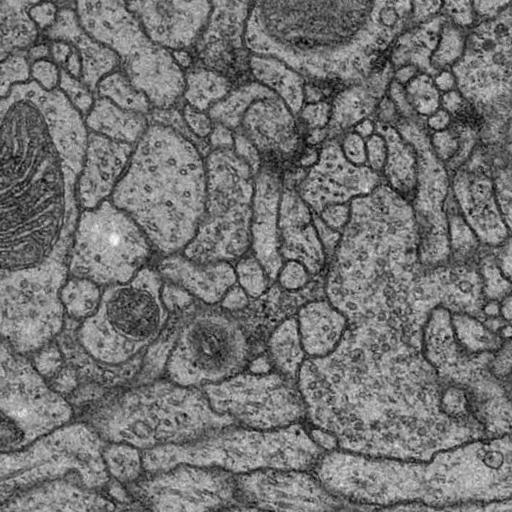
#> input picture Data/original_data/origindata/JPEGImages/11.jpg, 512 x 512 px, given as the content of the folder ../Process_data_bigimagecrop/Processed_data_smallimage/Image, which was not available
$ python data_aug_adding.py
#> lines starting #> are read from the running program, lines starting #| are printed output that depends on the picture; pictures that were not available may be replaced by others from this repository, and a replacement may not be noted
#> in TestOneDir, img_i is the input picture: shape (512, 512, 3); min 0, max 248, mean 114.9
'''
    这是图片数据增强的代码，可以对图片实现：
    1. 尺寸放大缩小
    2. 旋转（任意角度，如45°，90°，180°，270°）
    3. 翻转（水平翻转，垂直翻转）
    4. 明亮度改变（变亮，变暗）
    5. 像素平移（往一个方向平移像素，空出部分自动填补黑色）
    6. 添加噪声（椒盐噪声，高斯噪声）
'''
import os
import cv2
import numpy as np
from PIL import Image
'''
缩放
'''
# 放大缩小
def Scale(image, scale):
    return cv2.resize(image,None,fx=scale,fy=scale,interpolation=cv2.INTER_LINEAR)

'''
翻转
'''
# 水平翻转
def Horizontal(image):
    return cv2.flip(image,1,dst=None) #水平镜像
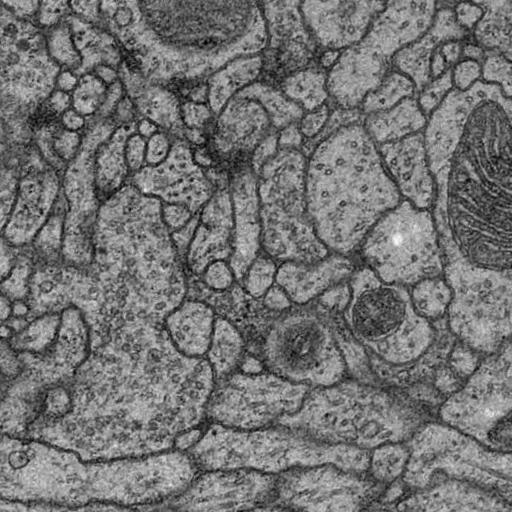
#> returned value: shape (512, 512, 3); min 0, max 248, mean 114.9

# 垂直翻转
def Vertical(image):
    return cv2.flip(image,0,dst=None) #垂直镜像
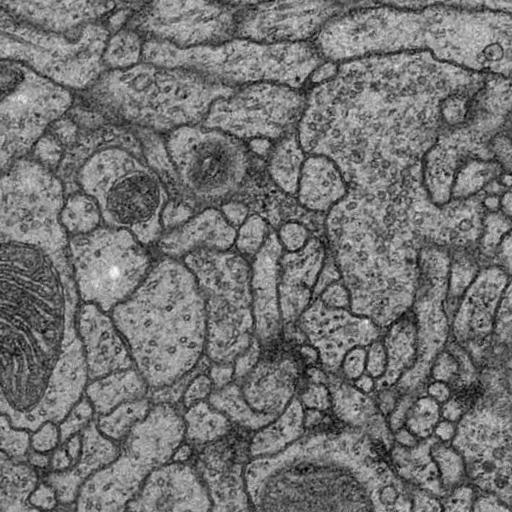
#> returned value: shape (512, 512, 3); min 0, max 248, mean 114.9

# 旋转，R可控制图片放大缩小
# [8 lines left out: function Rotate, not called in this run]

'''
明亮度
'''
# 变暗
# [35 lines left out: functions Darker, Brighter, Move, not called in this run]

'''
增加噪声
'''
# 椒盐噪声
# [43 lines left out: functions SaltAndPepper, GaussianNoise, Blur, TestOnePic, not called in this run]


def TestOneDir(root_path):
    save_path = root_path
    for a, b, c in os.walk(root_path):
        for file_i in c:
            file_i_path = os.path.join(a, file_i)
            print(file_i_path)
            img_i = cv2.imread(file_i_path)

            # img_scale = Scale(img_i,1.5)
            # cv2.imwrite(os.path.join(save_path, file_i[:-4] + "_scale.jpg"), img_scale)

            img_horizontal = Horizontal(img_i)
            cv2.imwrite(os.path.join(save_path, file_i[:-4] + "_horizontal.png"), img_horizontal)
            #
            img_vertical = Vertical(img_i)
            cv2.imwrite(os.path.join(save_path, file_i[:-4] + "_vertical.png"), img_vertical)
            # [24 lines of commented-out code are left out]

def TestOneDir_label(root_path):
    save_path = root_path
    for a, b, c in os.walk(root_path):
        for file_i in c:
            file_i_path = os.path.join(a, file_i)
            print(file_i_path)
            img_i = Image.open(file_i_path)

            # img_scale = Scale(img_i,1.5)
            # cv2.imwrite(os.path.join(save_path, file_i[:-4] + "_scale.jpg"), img_scale)

            img_horizontal = img_i.transpose(Image.FLIP_LEFT_RIGHT)
            img_horizontal.save(os.path.join(save_path, file_i[:-4] + "_horizontal.png"))

            #
            img_vertical = img_i.transpose(Image.FLIP_TOP_BOTTOM)
            img_vertical.save(os.path.join(save_path, file_i[:-4] + "_vertical.png"))

            # [12 lines of commented-out code are left out]


# [10 lines left out: function AllData, not called in this run]


            # [33 lines of commented-out code are left out]


if __name__ == "__main__":

    # TestOnePic()
    img_root_path = "../../Process_data_bigimagecrop/Processed_data_smallimage/Image"
    TestOneDir(img_root_path)
    label_root_path = "../../Process_data_bigimagecrop/Processed_data_smallimage/Label"
    TestOneDir_label(label_root_path)


    #../../Process_data_bigimagecrop/Processed_data_smallimage/Image

    #test
    #

$ run again, on Data/original_data/origindata/JPEGImages/12.jpg
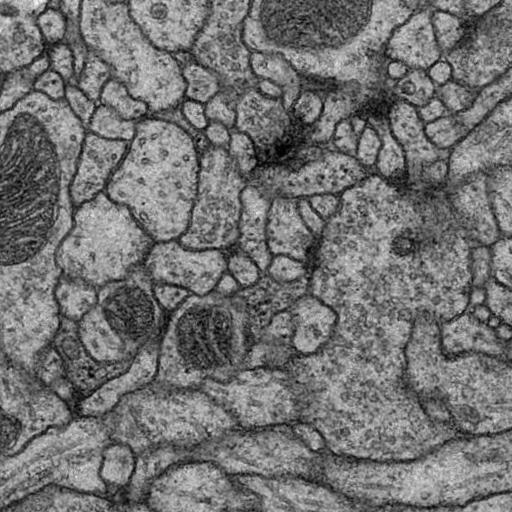
#> input picture Data/original_data/origindata/JPEGImages/12.jpg, 512 x 512 px, given as the content of the folder ../Process_data_bigimagecrop/Processed_data_smallimage/Image, which was not available
#> in TestOneDir, img_i is the input picture: shape (512, 512, 3); min 0, max 249, mean 114.3
#> in Horizontal, `return cv2.flip(image,1,dst=None)`:
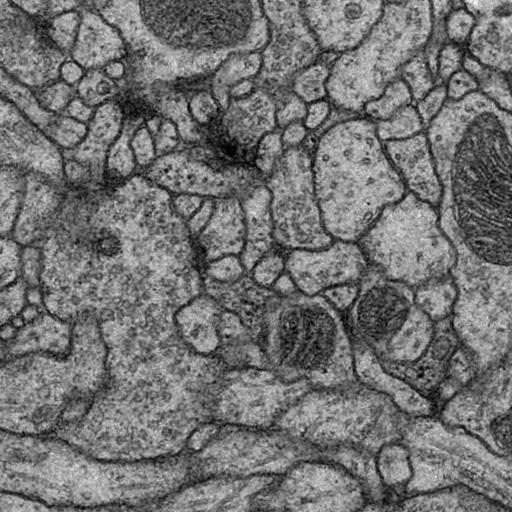
#> returned value: shape (512, 512, 3); min 0, max 249, mean 114.3
#> in Vertical, `return cv2.flip(image,0,dst=None)`:
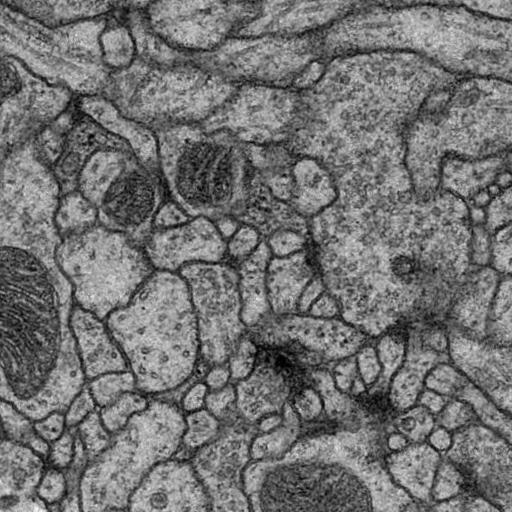
#> returned value: shape (512, 512, 3); min 0, max 249, mean 114.3

$ run again, on Data/original_data/origindata/JPEGImages/13.jpg
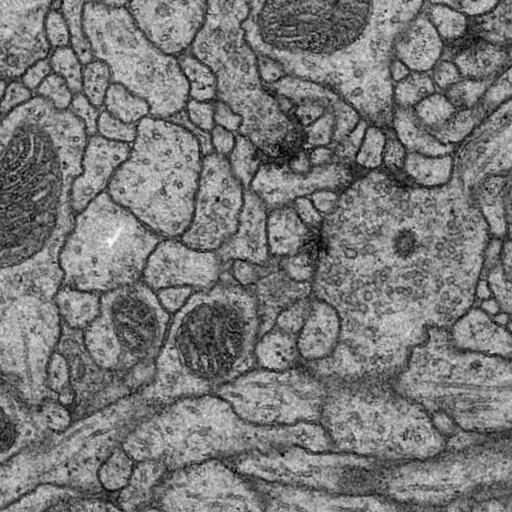
#> input picture Data/original_data/origindata/JPEGImages/13.jpg, 512 x 512 px, given as the content of the folder ../Process_data_bigimagecrop/Processed_data_smallimage/Image, which was not available
#> in TestOneDir, img_i is the input picture: shape (512, 512, 3); min 0, max 252, mean 121.1
#> in Horizontal, `return cv2.flip(image,1,dst=None)`:
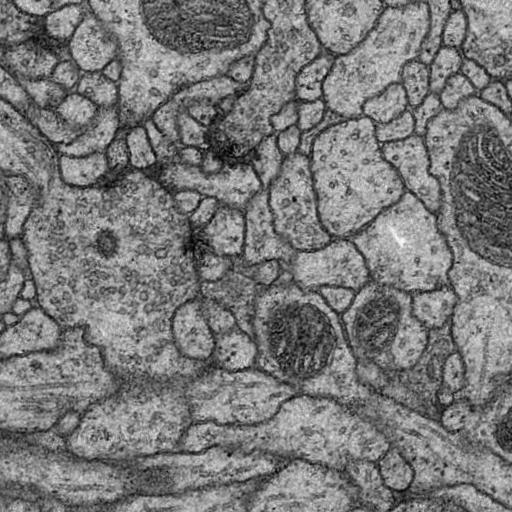
#> returned value: shape (512, 512, 3); min 0, max 252, mean 121.1
#> in Vertical, `return cv2.flip(image,0,dst=None)`:
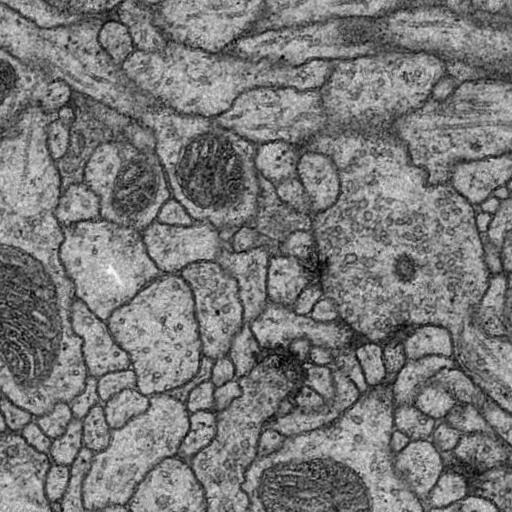
#> returned value: shape (512, 512, 3); min 0, max 252, mean 121.1
